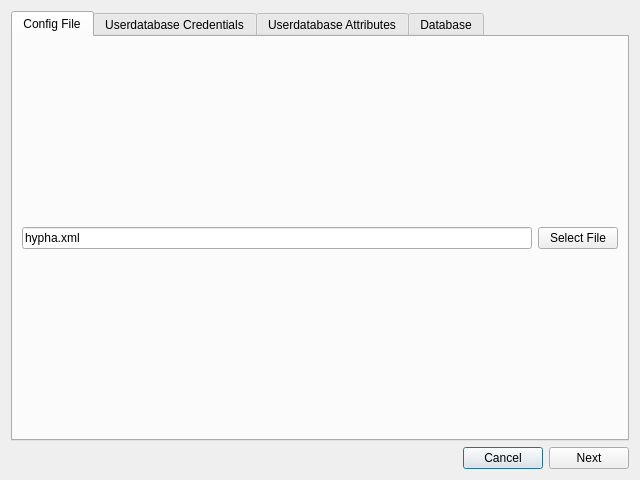
<?xml version="1.0" encoding="UTF-8"?>
<ui version="4.0">
 <class>NewConfigWizzard</class>
 <widget class="QDialog" name="NewConfigWizzard">
  <property name="geometry">
   <rect>
    <x>0</x>
    <y>0</y>
    <width>640</width>
    <height>480</height>
   </rect>
  </property>
  <property name="windowTitle">
   <string>New Config Wizzard</string>
  </property>
  <layout class="QGridLayout" name="gridLayout">
   <item row="1" column="1">
    <widget class="QPushButton" name="cancelButton">
     <property name="text">
      <string>Cancel</string>
     </property>
    </widget>
   </item>
   <item row="1" column="2">
    <widget class="QPushButton" name="nextButton">
     <property name="text">
      <string>Next</string>
     </property>
    </widget>
   </item>
   <item row="1" column="0">
    <spacer name="horizontalSpacer">
     <property name="orientation">
      <enum>Qt::Horizontal</enum>
     </property>
     <property name="sizeHint" stdset="0">
      <size>
       <width>40</width>
       <height>20</height>
      </size>
     </property>
    </spacer>
   </item>
   <item row="0" column="0" colspan="3">
    <widget class="QTabWidget" name="tabWidget">
     <property name="currentIndex">
      <number>0</number>
     </property>
     <widget class="QWidget" name="tabFile">
      <attribute name="title">
       <string>Config File</string>
      </attribute>
      <layout class="QHBoxLayout" name="horizontalLayout">
       <item>
        <widget class="QLineEdit" name="configFileEdit">
         <property name="text">
          <string>hypha.xml</string>
         </property>
        </widget>
       </item>
       <item>
        <widget class="QPushButton" name="selectFileButton">
         <property name="text">
          <string>Select File</string>
         </property>
        </widget>
       </item>
      </layout>
     </widget>
     <widget class="QWidget" name="tabUserDatabaseCredentials">
      <attribute name="title">
       <string>Userdatabase Credentials</string>
      </attribute>
      <layout class="QGridLayout" name="gridLayout_2">
       <item row="1" column="2" colspan="2">
        <widget class="QLineEdit" name="udDatabaseEdit">
         <property name="text">
          <string>hypha.sqlite</string>
         </property>
        </widget>
       </item>
       <item row="0" column="2">
        <widget class="QComboBox" name="udDriverBox">
         <property name="currentText">
          <string>SQLite</string>
         </property>
         <item>
          <property name="text">
           <string>SQLite</string>
          </property>
         </item>
         <item>
          <property name="text">
           <string>MySQL</string>
          </property>
         </item>
        </widget>
       </item>
       <item row="7" column="1">
        <widget class="QLabel" name="label_4">
         <property name="text">
          <string>Password</string>
         </property>
        </widget>
       </item>
       <item row="3" column="1">
        <widget class="QLabel" name="label_2">
         <property name="text">
          <string>Host / File</string>
         </property>
        </widget>
       </item>
       <item row="7" column="2" colspan="2">
        <widget class="QLineEdit" name="udPasswordEdit">
         <property name="text">
          <string>hypha</string>
         </property>
         <property name="echoMode">
          <enum>QLineEdit::PasswordEchoOnEdit</enum>
         </property>
        </widget>
       </item>
       <item row="2" column="1">
        <widget class="QLabel" name="label_11">
         <property name="text">
          <string>Table</string>
         </property>
        </widget>
       </item>
       <item row="5" column="1">
        <widget class="QLabel" name="label_3">
         <property name="text">
          <string>Username</string>
         </property>
        </widget>
       </item>
       <item row="3" column="2" colspan="2">
        <widget class="QLineEdit" name="udHostEdit">
         <property name="text">
          <string>localhost</string>
         </property>
        </widget>
       </item>
       <item row="0" column="1">
        <widget class="QLabel" name="label_5">
         <property name="text">
          <string>Driver</string>
         </property>
        </widget>
       </item>
       <item row="5" column="2" colspan="2">
        <widget class="QLineEdit" name="udUsernameEdit">
         <property name="text">
          <string>hypha</string>
         </property>
        </widget>
       </item>
       <item row="1" column="1">
        <widget class="QLabel" name="label">
         <property name="text">
          <string>Database</string>
         </property>
        </widget>
       </item>
       <item row="3" column="0">
        <spacer name="horizontalSpacer_4">
         <property name="orientation">
          <enum>Qt::Horizontal</enum>
         </property>
         <property name="sizeHint" stdset="0">
          <size>
           <width>40</width>
           <height>20</height>
          </size>
         </property>
        </spacer>
       </item>
       <item row="0" column="3">
        <spacer name="horizontalSpacer_5">
         <property name="orientation">
          <enum>Qt::Horizontal</enum>
         </property>
         <property name="sizeHint" stdset="0">
          <size>
           <width>40</width>
           <height>20</height>
          </size>
         </property>
        </spacer>
       </item>
       <item row="2" column="2" colspan="2">
        <widget class="QLineEdit" name="udTableEdit">
         <property name="text">
          <string>hypha_userdb</string>
         </property>
        </widget>
       </item>
       <item row="1" column="4">
        <widget class="QPushButton" name="selectUserDBButton">
         <property name="text">
          <string>Select SQLite</string>
         </property>
        </widget>
       </item>
       <item row="1" column="5">
        <spacer name="horizontalSpacer_6">
         <property name="orientation">
          <enum>Qt::Horizontal</enum>
         </property>
         <property name="sizeHint" stdset="0">
          <size>
           <width>40</width>
           <height>20</height>
          </size>
         </property>
        </spacer>
       </item>
       <item row="4" column="1">
        <widget class="QLabel" name="label_17">
         <property name="text">
          <string>Port</string>
         </property>
        </widget>
       </item>
       <item row="4" column="2" colspan="2">
        <widget class="QSpinBox" name="udPortSpinBox">
         <property name="maximum">
          <number>65536</number>
         </property>
        </widget>
       </item>
      </layout>
     </widget>
     <widget class="QWidget" name="tabUserDatabaseAttributes">
      <attribute name="title">
       <string>Userdatabase Attributes</string>
      </attribute>
      <layout class="QGridLayout" name="gridLayout_3">
       <item row="0" column="0">
        <spacer name="horizontalSpacer_2">
         <property name="orientation">
          <enum>Qt::Horizontal</enum>
         </property>
         <property name="sizeHint" stdset="0">
          <size>
           <width>40</width>
           <height>20</height>
          </size>
         </property>
        </spacer>
       </item>
       <item row="1" column="2">
        <widget class="QLineEdit" name="udAttrFirstnameEdit">
         <property name="text">
          <string>firstname</string>
         </property>
        </widget>
       </item>
       <item row="2" column="1">
        <widget class="QLabel" name="label_8">
         <property name="text">
          <string>Lastname</string>
         </property>
        </widget>
       </item>
       <item row="4" column="2">
        <widget class="QLineEdit" name="udAttrDevicesEdit">
         <property name="text">
          <string>deviceids</string>
         </property>
        </widget>
       </item>
       <item row="0" column="2">
        <widget class="QLineEdit" name="udAttrUsernameEdit">
         <property name="text">
          <string>username</string>
         </property>
        </widget>
       </item>
       <item row="1" column="1">
        <widget class="QLabel" name="label_7">
         <property name="text">
          <string>Firstname</string>
         </property>
        </widget>
       </item>
       <item row="0" column="1">
        <widget class="QLabel" name="label_9">
         <property name="text">
          <string>Username</string>
         </property>
        </widget>
       </item>
       <item row="2" column="2">
        <widget class="QLineEdit" name="udAttrLastnameEdit">
         <property name="text">
          <string>lastname</string>
         </property>
        </widget>
       </item>
       <item row="3" column="1">
        <widget class="QLabel" name="label_10">
         <property name="text">
          <string>Mail</string>
         </property>
        </widget>
       </item>
       <item row="3" column="2">
        <widget class="QLineEdit" name="udAttrMailEdit">
         <property name="text">
          <string>mail</string>
         </property>
        </widget>
       </item>
       <item row="4" column="1">
        <widget class="QLabel" name="label_6">
         <property name="text">
          <string>Devices</string>
         </property>
        </widget>
       </item>
       <item row="0" column="3">
        <spacer name="horizontalSpacer_3">
         <property name="orientation">
          <enum>Qt::Horizontal</enum>
         </property>
         <property name="sizeHint" stdset="0">
          <size>
           <width>40</width>
           <height>20</height>
          </size>
         </property>
        </spacer>
       </item>
      </layout>
     </widget>
     <widget class="QWidget" name="tabDatabase">
      <attribute name="title">
       <string>Database</string>
      </attribute>
      <layout class="QGridLayout" name="gridLayout_4">
       <item row="1" column="1">
        <widget class="QLabel" name="label_13">
         <property name="text">
          <string>Database</string>
         </property>
        </widget>
       </item>
       <item row="0" column="1">
        <widget class="QLabel" name="label_12">
         <property name="text">
          <string>Driver</string>
         </property>
        </widget>
       </item>
       <item row="2" column="2" colspan="2">
        <widget class="QLineEdit" name="dHostEdit">
         <property name="text">
          <string>localhost</string>
         </property>
        </widget>
       </item>
       <item row="4" column="2" colspan="2">
        <widget class="QLineEdit" name="dUsernameEdit">
         <property name="text">
          <string>hypha</string>
         </property>
        </widget>
       </item>
       <item row="2" column="0">
        <spacer name="horizontalSpacer_7">
         <property name="orientation">
          <enum>Qt::Horizontal</enum>
         </property>
         <property name="sizeHint" stdset="0">
          <size>
           <width>40</width>
           <height>20</height>
          </size>
         </property>
        </spacer>
       </item>
       <item row="5" column="1">
        <widget class="QLabel" name="label_16">
         <property name="text">
          <string>Password</string>
         </property>
        </widget>
       </item>
       <item row="2" column="1">
        <widget class="QLabel" name="label_14">
         <property name="text">
          <string>Host / File</string>
         </property>
        </widget>
       </item>
       <item row="5" column="2" colspan="2">
        <widget class="QLineEdit" name="dPasswordEdit">
         <property name="text">
          <string>hypha</string>
         </property>
         <property name="echoMode">
          <enum>QLineEdit::PasswordEchoOnEdit</enum>
         </property>
        </widget>
       </item>
       <item row="4" column="1">
        <widget class="QLabel" name="label_15">
         <property name="text">
          <string>Username</string>
         </property>
        </widget>
       </item>
       <item row="1" column="2" colspan="2">
        <widget class="QLineEdit" name="dDatabaseEdit">
         <property name="text">
          <string>hypha.sqlite</string>
         </property>
        </widget>
       </item>
       <item row="0" column="2">
        <widget class="QComboBox" name="dDriverBox">
         <item>
          <property name="text">
           <string>SQLite</string>
          </property>
         </item>
         <item>
          <property name="text">
           <string>MySQL</string>
          </property>
         </item>
        </widget>
       </item>
       <item row="0" column="3">
        <spacer name="horizontalSpacer_9">
         <property name="orientation">
          <enum>Qt::Horizontal</enum>
         </property>
         <property name="sizeHint" stdset="0">
          <size>
           <width>40</width>
           <height>20</height>
          </size>
         </property>
        </spacer>
       </item>
       <item row="1" column="4">
        <widget class="QPushButton" name="selectDBButton">
         <property name="text">
          <string>Select SQLite</string>
         </property>
        </widget>
       </item>
       <item row="1" column="5">
        <spacer name="horizontalSpacer_8">
         <property name="orientation">
          <enum>Qt::Horizontal</enum>
         </property>
         <property name="sizeHint" stdset="0">
          <size>
           <width>40</width>
           <height>20</height>
          </size>
         </property>
        </spacer>
       </item>
       <item row="3" column="1">
        <widget class="QLabel" name="label_18">
         <property name="text">
          <string>Port</string>
         </property>
        </widget>
       </item>
       <item row="3" column="2" colspan="2">
        <widget class="QSpinBox" name="dPortSpinBox">
         <property name="maximum">
          <number>65536</number>
         </property>
        </widget>
       </item>
      </layout>
     </widget>
    </widget>
   </item>
  </layout>
 </widget>
 <resources/>
 <connections/>
</ui>
